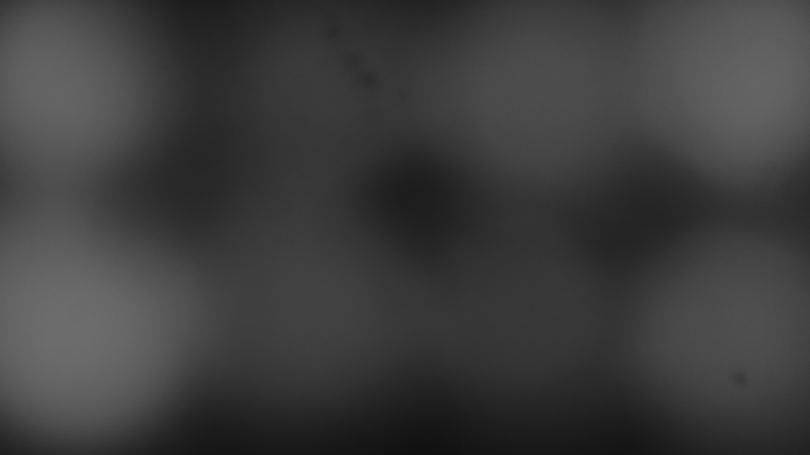
#> input picture init5.png, 810 x 455 px, given in place of the camera
$ python trainning_v2.py   (older library calls are emulated)
#> lines starting #> are read from the running program, lines starting #| are printed output that depends on the picture; after the words box and inside, x2 and y2 are one past the last pixel; in counts of white or black regions, pixels touching at a corner belong together
###############################
# Data acquisition for 3D soft object
# with optical waveguides sensing system
# Jose Barreiros, Alec Cornwell
# Jun, 2018
################################

import sys, cv2, argparse, time, pdb, pickle
import numpy as np


# imports for maximum filter
from scipy import ndimage as ndi
import matplotlib.pyplot as plt
from skimage.feature import peak_local_max
from skimage import data, img_as_float

class Feature(object):
	# [19 lines left out: functions __init__, __str__, not called in this run]

	#frame, gray, pix_cent_gray,pix_cent_bgr, mean_intensity, pixels_bgr,pixels_gray
def yes_or_no(question):
	while "the answer is invalid":
		reply = str(input(question+' (y/n): ')).lower().strip()
		if reply[0] == 'y':
			return True
		if reply[0] == 'n':
			return False

def getCOM(contours, index):
	# function to get center of "mass" of the target
	# takes contours as its input which are the contours of the target

	cnt = contours[index]
	M = cv2.moments(cnt)				# get moments
	cx = int(M['m10']/M['m00'])			# x center of target
	cy = int(M['m01']/M['m00'])			# y center of target
	return (cx, cy)

def preprocess(image):
	# function preprocesses the image by converting to grayscale, does
	# histograms equalization, and normalizes

	# convert to grayscale

	gray = cv2.cvtColor(image, cv2.COLOR_BGR2GRAY)
	size = gray.shape


	# Histograms Equalization
	equ = cv2.equalizeHist(gray)
	# res = np.hstack((gray,equ)) #debug

	# normalize
	norm_image = np.zeros(size)
	norm_image = cv2.normalize(equ, norm_image, alpha=0, beta=1,
							   norm_type=cv2.NORM_MINMAX, dtype=cv2.CV_32F)

	cv2.imshow("norm and equ", norm_image)
	cv2.waitKey(1)


	return (norm_image, gray, size)

def getBrightest(norm_image):
	# function gets brightest points of waveguides in the image

	# maximum filter
	im = img_as_float(norm_image)

	# image_max is the dilation of im with a 20*20 structuring element
	# It is used within peak_local_max function
	#image_max = ndi.maximum_filter(im, size=100, mode='constant')

	# Comparison between image_max and im to find the coords of local maxima

	min_dis=50
	im=cv2.copyMakeBorder(im,min_dis,min_dis,min_dis,min_dis,cv2.BORDER_CONSTANT,value=0)
	cv2.imshow("im bordered", im)
	cv2.waitKey(1)
	#pdb.set_trace()
	coordinates = peak_local_max(im, min_distance=min_dis, threshold_rel=.20)

	#for coord in coordinates:
	#	if

	#print(coordinates)


	return (coordinates, im, im.shape, min_dis)

def image_process(coordinates, image, size):
	# Creates a mask from the brightest points in the image and gets the COM of
	# the brightest points for each waveguide

	# make mask from brightest points
	new_im = np.zeros(size)

	'''cv2.imshow("new_im", new_im)
	cv2.waitKey(0)'''

	# create mask from brightest coordinates
	mask=new_im
	mask[(coordinates[:, 0], coordinates[:, 1])] = 1
	mask = np.array(mask * 255, dtype = np.uint8)		# grayscale

	#print(mask.dtype)

	# close holes in the mask
	mask = cv2.dilate(mask, None, iterations = 6)
	mask = cv2.erode(mask, None, iterations = 1)


	cv2.imshow("premask", mask)
	cv2.waitKey(1)

	# find contours of the brightest points
	contours = cv2.findContours(mask, cv2.RETR_EXTERNAL,
								cv2.CHAIN_APPROX_SIMPLE)[-2]


	#print(len(contours))

	i = 0
	index = 0
	COM=[]
	for c in contours:
		# if the contour is too small, ignore it
		cArea = cv2.contourArea(c)

		if (cArea > int(image.size/20000)):
			#print(i)

			# compute the bounding box for the contour, draw it on the frame
			# and update the text
			(x, y, w, h) = cv2.boundingRect(c)
			cv2.rectangle(image, (x, y), (x + w, y + h), (0, 255, 0), 2)
			text = str(i)
			font = cv2.FONT_HERSHEY_SIMPLEX
			cv2.putText(image,text, (x, y), font, 1, (255, 255, 255), 2)
			COM.append(getCOM(contours, index))
			#cv2.circle(image, getCOM(contours, index), 50, (255, 0, 0), 2)
			#print(COM)
			i+=1
		index+=1

	return COM

def sortCOM(COM, size):
	# function sorts COM of waveguides in order, from left to right in
	# increasing row order

	#print ("size[0]: ", size[0])

	realY = size[0] - 30
	# find waveguides in top and bottom row
	R1 =[]
	R2 = []
	R3 = []
	R4 =[]
	#x=0 #debugging
	for cent in COM:
		# in row 1
		if cent[1] < (realY // 4):
			R1.append(cent)

		# in row 2
		elif (realY // 4) < cent[1] < (realY // 2):
			R2.append(cent)

		# in row 3
		elif (realY // 2) < cent[1] < ((3 * realY) // 4):
			R3.append(cent)

		# in row 4
		else:
			R4.append(cent)

	'''print R1
	print R2
	print R3
	print R4'''

	# sort rows from left to right
	sort_R1 = sorted(R1, key=lambda k: k[0])

	sort_R2 = sorted(R2, key=lambda k: k[0])

	sort_R3 = sorted(R3, key=lambda k: k[0])

	sort_R4 = sorted(R4, key=lambda k: k[0])

	# create ordered list of COMs in order of R1 from left to right then
	# R2 from left to right and so on
	in_order = []
	in_order.extend(sort_R1)
	in_order.extend(sort_R2)
	in_order.extend(sort_R3)
	in_order.extend(sort_R4)


	return in_order

def get_mask(image):
	# preprocess

	(norm_image, gray, size) = preprocess(image)

	#test_im = norm_image.copy()

#	pdb.set_trace()
	(coordinates,image,size,border_size) = getBrightest(norm_image)          # brightest waveguide pixels
	cv2.imshow("im bordered", image)
	cv2.waitKey(1)
	print(size)
    # COM of brightest pixels for each waveguide
#	pdb.set_trace()
	COM = image_process(coordinates, image, size)

	cv2.imshow("image1", image)
	cv2.waitKey(1)

	in_order = sortCOM(COM,size)        # sort waveguide COMs left to right by row

	#print(in_order)

	#print(norm_image.shape)

    # test to show right COM corresponds to right waveguide
	z=0
	for coord in in_order:
		cv2.circle(image, coord, 50, (255, 0, 0), 2)
		text = str(z)
		font = cv2.FONT_HERSHEY_SIMPLEX
		cv2.putText(image,text, coord, font, 1, (255, 0, 0), 2)
		z+=1

	cv2.imshow("image2", image)
	cv2.waitKey(1)

	mask = np.zeros(size, np.uint8)
	for cent in in_order:
		cv2.circle(mask, cent, 50, 255, thickness=-1)

	mask=mask[border_size:size[0]-border_size,border_size:size[1]-border_size]
	size=mask.shape
	#pdb.set_trace()
	mask_com=np.array(in_order)-border_size
	tuples=tuple(map(tuple, mask_com))
    #mask_com[:]=[x-border_size for x in mask_com]
	mask_com=[]
	for tupleu in tuples:
		mask_com.append(tupleu)
	#print(mask_com)
	return (mask, mask_com, size)

# [58 lines left out: functions intensity_cent, intensity_avg, getPixels, feature_extraction, not called in this run]


def main():
	print("##### Sequence for acquiring training data #####\n")
	print("##### for surface press location sensing in a 3D soft object #####\n")


	print("Opening Camera\n")
	cap = cv2.VideoCapture(0)
	#cap.set(3,270) #width
	#cap.set(4,480) #height
	#cap.set(5,1024) #fps

	time.sleep(1)
	ret, frame = cap.read()
#> frame is the input picture: shape (455, 810, 3); min 16, max 110, mean 60.9

	print("Origin image size: "+ str(frame.shape))
#| Origin image size: (455, 810, 3)
	frame = cv2.resize(frame, (0,0), fx=0.5, fy=0.5)
#> frame: shape (228, 405, 3)
	# image size

	print("Re-scaled image size: "+ str(frame.shape))
#| Re-scaled image size: (228, 405, 3)

	reply=yes_or_no("Do you want to find the mask?")
#> the loop in yes_or_no, `while "the answer is invalid":` made 1 pass; the answer given on pass 1: y
	if reply==True:
		(mask,com_mask,size)=get_mask(frame)
#> in preprocess, `equ = cv2.equalizeHist(gray)`:
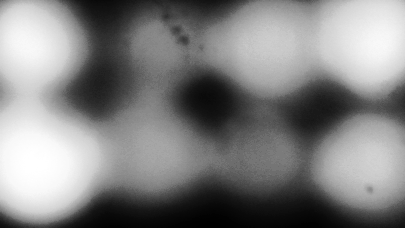
#> equ: shape (228, 405); min 0, max 255, mean 129.4
#> in get_mask, `(norm_image, gray, size) = preprocess(image)`: size = (228, 405)
#> in getBrightest, `coordinates = peak_local_max(im, min_distance=min_dis, threshold_rel=...`: coordinates = [[201, 81], [85, 430], [88, 69], [207, 425], [92, 320], [195, 213], [88, 209]]
#> in get_mask, `(coordinates,image,size,border_size) = getBrightest(norm_image)`: size = (328, 505); border_size = 50
#| (328, 505)
#> in image_process, `cv2.imshow("premask", mask)`:
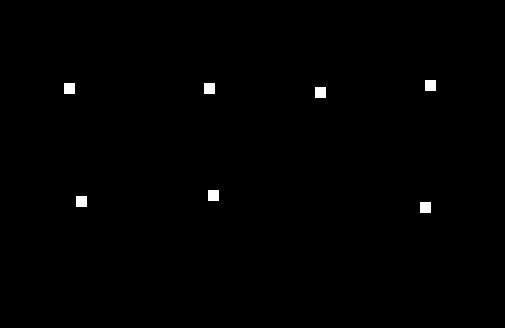
#> window 'premask': shape (328, 505); 0.51% white; 7 white regions, largest, box (x1, y1, x2, y2) and area: (425, 80, 436, 91) 121, (64, 83, 75, 94) 121, (204, 83, 215, 94) 121
#> after the loop in image_process, `for c in contours:`:
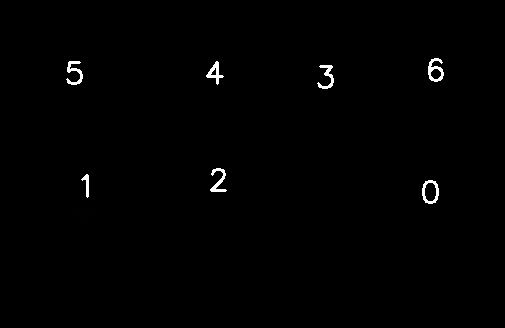
#> image: shape (328, 505) float32; min 0, max 255, mean 1.9
#> after the loop in image_process, `for c in contours:`: COM = [(425, 207), (81, 201), (213, 195), (320, 92), (209, 88), (69, 88), (430, 85)]; i = 7
#> in sortCOM, `realY = size[0] - 30`: realY = 298
#> the loop in sortCOM, `for cent in COM:` made 7 passes
#> after the loop in sortCOM, `for cent in COM:`: R1 = []; R2 = [(320, 92), (209, 88), (69, 88), (430, 85)]; R3 = [(425, 207), (81, 201), (213, 195)]; R4 = []
#> in sortCOM, `sort_R2 = sorted(R2, key=lambda k: k[0])`: sort_R2 = [(69, 88), (209, 88), (320, 92), (430, 85)]
#> in sortCOM, `sort_R3 = sorted(R3, key=lambda k: k[0])`: sort_R3 = [(81, 201), (213, 195), (425, 207)]
#> in sortCOM, `sort_R4 = sorted(R4, key=lambda k: k[0])`: sort_R4 = []
#> in get_mask, `in_order = sortCOM(COM,size)`: in_order = [(69, 88), (209, 88), (320, 92), (430, 85), (81, 201), (213, 195), (425, 207)]
#> the loop in get_mask, `for coord in in_order:` made 7 passes
#> (coord, text) on passes 1 to 7: ((69, 88), '0'), ((209, 88), '1'), ((320, 92), '2'), ((430, 85), '3'), ((81, 201), '4'), ((213, 195), '5'), ((425, 207), '6')
#> after the loop in get_mask, `for coord in in_order:`:
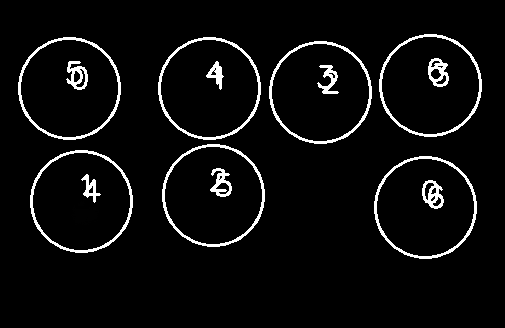
#> image: shape (328, 505) float32; 4.45% of pixels changed, all inside (x1, y1, x2, y2) = (18, 34, 482, 259)
#> after the loop in get_mask, `for coord in in_order:`: z = 7
#> in get_mask, `cv2.imshow("image2", image)`:
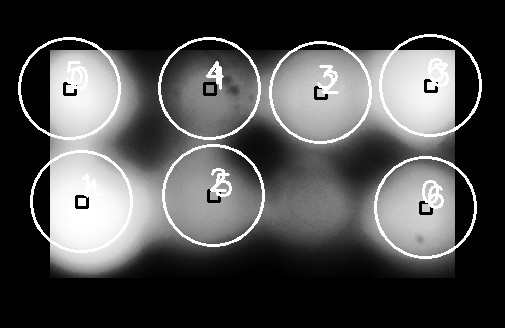
#> window 'image2': shape (328, 505); min 0, max 255, mean 78.2
#> the loop in get_mask, `for cent in in_order:` made 7 passes
#> after the loop in get_mask, `for cent in in_order:`:
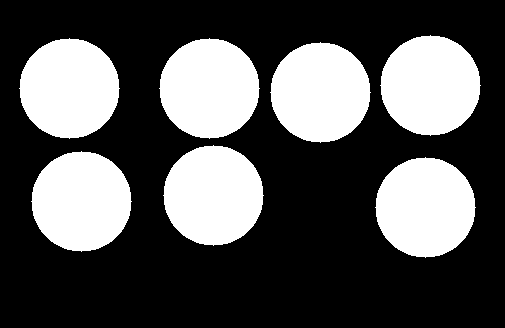
#> mask: shape (328, 505); 33.2% white; 7 white regions, largest, box (x1, y1, x2, y2) and area: (380, 35, 481, 136) 7845, (19, 38, 120, 139) 7845, (159, 38, 260, 139) 7845
#> in get_mask, `mask=mask[border_size:size[0]-border_size,border_size:size[1]-border_s..`:
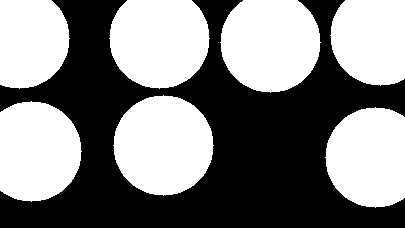
#> mask: shape (228, 405); 51.2% white; 1 black region, box (x1, y1, x2, y2) and area: (0, 0, 405, 228) 45047
#> in get_mask, `mask_com=np.array(in_order)-border_size`: mask_com = [[19, 38], [159, 38], [270, 42], [380, 35], [31, 151], [163, 145], [375, 157]]
#> in get_mask, `tuples=tuple(map(tuple, mask_com))`: tuples = ((19, 38), (159, 38), (270, 42), (380, 35), (31, 151), (163, 145), (375, 157))
#> the loop in get_mask, `for tupleu in tuples:` made 7 passes
#> after the loop in get_mask, `for tupleu in tuples:`: mask_com = [(19, 38), (159, 38), (270, 42), (380, 35), (31, 151), (163, 145), (375, 157)]
#> com_mask has the same summary as mask_com in get_mask; size = (228, 405)
	else:
		(mask,com_mask,size)=mask_file

	cv2.imshow("mask", mask)
	cv2.waitKey(1)

#> (the run stopped early here; a loop or call above may not have finished)
